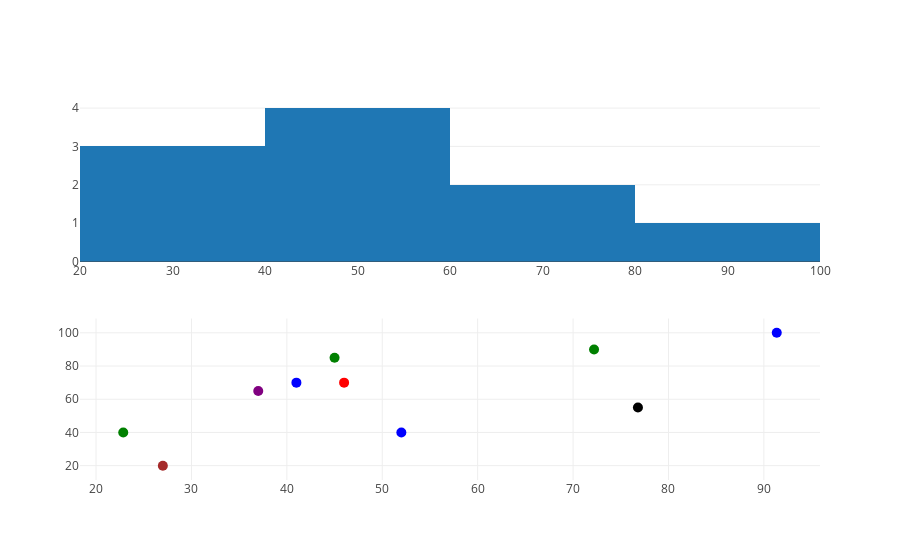

Write notebook code for a chart like this one.
### Markdown cell above
There are a couple of ways to make subplots in Plotly. A convenient option is `tools.make_subplots()`, a utility function to generate a figure with multiple subplots. We can then attach traces to whichever subplot we like.

### Code cell
histogram = go.Histogram(x=trains['weight_tons'], )
scatter = go.Scatter(x=trains['weight_tons'], y=trains['top_speed_mph'], 
                     mode='markers',
                     marker=dict(size=10,
                                 color=trains['colour'])
                    )

# Make figure and attach subplots

fig = tools.make_subplots(rows=2, cols=1)

fig.append_trace(trace=histogram, row=1, col=1)
fig.append_trace(trace=scatter, row=2, col=1)

fig.update({'layout': go.Layout(showlegend=False)})

iplot(fig)

### Figure 1 — Plotly figure (JSON) as saved in the notebook; plotly's stock layout.template omitted (floating-point values rounded to 4 significant figures)
{"data": [{"type": "histogram", "x": [52, 41, 72.2, 91.35, 46, 22.85, 27, 45, 37, 76.8], "xaxis": "x1", "yaxis": "y1"}, {"marker": {"color": ["Blue", "Blue", "Green", "Blue", "Red", "Green", "Brown", "Green", "Purple", "Black"], "size": 10}, "mode": "markers", "type": "scatter", "x": [52, 41, 72.2, 91.35, 46, 22.85, 27, 45, 37, 76.8], "xaxis": "x2", "y": [40, 70, 90, 100, 70, 40, 20, 85, 65, 55], "yaxis": "y2"}], "layout": {"showlegend": false, "xaxis1": {"anchor": "y1", "domain": [0, 1]}, "xaxis2": {"anchor": "y2", "domain": [0, 1]}, "yaxis1": {"anchor": "x1", "domain": [0.575, 1]}, "yaxis2": {"anchor": "x2", "domain": [0, 0.425]}}}
